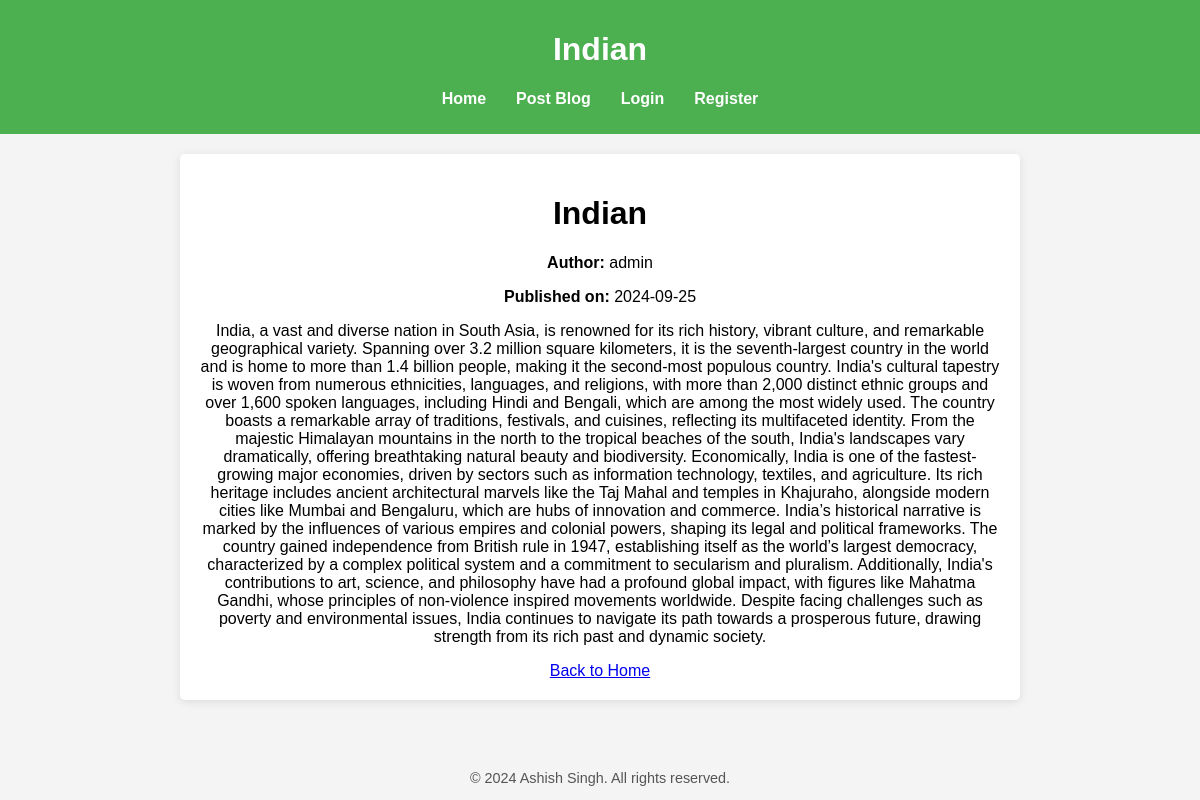
The app's page /post/4 with its own data.
### app.py (models this page shows, shortened)
class BlogPost(db.Model):
    id = db.Column(db.Integer, primary_key=True)
    title = db.Column(db.String(200), nullable=False)
    author = db.Column(db.String(100), nullable=False)
    content = db.Column(db.Text(), nullable=False)
    pub_date = db.Column(db.DateTime, default=datetime.utcnow)
    image_url = db.Column(db.String(200))  # Optional: URL to the image for the blog post

### app.py (the view)
@app.route('/post/<int:post_id>')
def view_post(post_id):
    post = BlogPost.query.get_or_404(post_id)
    return render_template('view_post.html', post=post)

### templates/view_post.html (shortened to what this page needs)
{% extends "base.html" %}
{% block header %}{{ post.title }}{% endblock header %}
{% block content %}
<div class="post-container">
    <h1>{{ post.title }}</h1>
    <p><strong>Author:</strong> {{ post.author }}</p>
    <p><strong>Published on:</strong> {{ post.pub_date.strftime('%Y-%m-%d') }}</p>
    <p>{{ post.content }}</p>
    <a href="{{ url_for('index') }}" class="btn btn-secondary">Back to Home</a>
</div>
{% endblock content %}

### templates/base.html (style rules this page uses)
body { font-family: Arial, sans-serif; background-color: #f4f4f4; margin: 0; padding: 0; display: flex; flex-direction: column; min-height: 100vh; }

### records on screen
BlogPost: title "Indian", author "admin", pub_date "2024-09-25", content "India, a vast and diverse nation in South Asia, is renowned for its rich history, vibrant culture, and remarkable geographical variety. Spanning over 3.2 million square kilometers, it is the seventh-largest country in the world and is home to more than 1.4 billion people, making it the second-most populous country. India's cultural tapestry is woven from numerous ethnicities, languages, and religions, with more than 2,000 distinct ethnic groups and over 1,600 spoken languages, including Hindi and Bengali, which are among the most widely used. The country boasts a remarkable array of traditions, festivals, and cuisines, reflecting its multifaceted identity. From the majestic Himalayan…"
